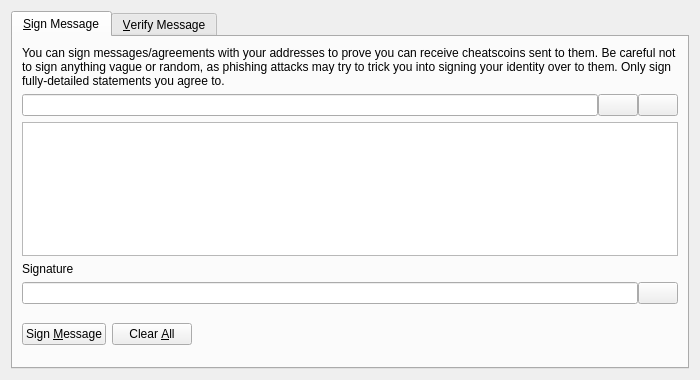
<?xml version="1.0" encoding="UTF-8"?>
<ui version="4.0">
 <class>SignVerifyMessageDialog</class>
 <widget class="QDialog" name="SignVerifyMessageDialog">
  <property name="geometry">
   <rect>
    <x>0</x>
    <y>0</y>
    <width>700</width>
    <height>380</height>
   </rect>
  </property>
  <property name="windowTitle">
   <string>Signatures - Sign / Verify a Message</string>
  </property>
  <property name="modal">
   <bool>true</bool>
  </property>
  <layout class="QVBoxLayout" name="verticalLayout">
   <item>
    <widget class="QTabWidget" name="tabWidget">
     <property name="currentIndex">
      <number>0</number>
     </property>
     <widget class="QWidget" name="tabSignMessage">
      <attribute name="title">
       <string>&amp;Sign Message</string>
      </attribute>
      <layout class="QVBoxLayout" name="verticalLayout_SM">
       <item>
        <widget class="QLabel" name="infoLabel_SM">
         <property name="text">
          <string>You can sign messages/agreements with your addresses to prove you can receive cheatscoins sent to them. Be careful not to sign anything vague or random, as phishing attacks may try to trick you into signing your identity over to them. Only sign fully-detailed statements you agree to.</string>
         </property>
         <property name="textFormat">
          <enum>Qt::PlainText</enum>
         </property>
         <property name="wordWrap">
          <bool>true</bool>
         </property>
        </widget>
       </item>
       <item>
        <layout class="QHBoxLayout" name="horizontalLayout_1_SM">
         <property name="spacing">
          <number>0</number>
         </property>
         <item>
          <widget class="QValidatedLineEdit" name="addressIn_SM">
           <property name="toolTip">
            <string>The Cheatscoin address to sign the message with</string>
           </property>
          </widget>
         </item>
         <item>
          <widget class="QPushButton" name="addressBookButton_SM">
           <property name="toolTip">
            <string>Choose previously used address</string>
           </property>
           <property name="text">
            <string/>
           </property>
           <property name="icon">
            <iconset resource="../bitcoin.qrc">
             <normaloff>:/icons/address-book</normaloff>:/icons/address-book</iconset>
           </property>
           <property name="shortcut">
            <string>Alt+A</string>
           </property>
           <property name="autoDefault">
            <bool>false</bool>
           </property>
          </widget>
         </item>
         <item>
          <widget class="QPushButton" name="pasteButton_SM">
           <property name="toolTip">
            <string>Paste address from clipboard</string>
           </property>
           <property name="text">
            <string/>
           </property>
           <property name="icon">
            <iconset resource="../bitcoin.qrc">
             <normaloff>:/icons/editpaste</normaloff>:/icons/editpaste</iconset>
           </property>
           <property name="shortcut">
            <string>Alt+P</string>
           </property>
           <property name="autoDefault">
            <bool>false</bool>
           </property>
          </widget>
         </item>
        </layout>
       </item>
       <item>
        <widget class="QPlainTextEdit" name="messageIn_SM">
         <property name="toolTip">
          <string>Enter the message you want to sign here</string>
         </property>
        </widget>
       </item>
       <item>
        <widget class="QLabel" name="signatureLabel_SM">
         <property name="text">
          <string>Signature</string>
         </property>
         <property name="textFormat">
          <enum>Qt::PlainText</enum>
         </property>
        </widget>
       </item>
       <item>
        <layout class="QHBoxLayout" name="horizontalLayout_2_SM">
         <property name="spacing">
          <number>0</number>
         </property>
         <item>
          <widget class="QLineEdit" name="signatureOut_SM">
           <property name="font">
            <font>
             <italic>true</italic>
            </font>
           </property>
           <property name="readOnly">
            <bool>true</bool>
           </property>
          </widget>
         </item>
         <item>
          <widget class="QPushButton" name="copySignatureButton_SM">
           <property name="toolTip">
            <string>Copy the current signature to the system clipboard</string>
           </property>
           <property name="text">
            <string/>
           </property>
           <property name="icon">
            <iconset resource="../bitcoin.qrc">
             <normaloff>:/icons/editcopy</normaloff>:/icons/editcopy</iconset>
           </property>
           <property name="autoDefault">
            <bool>false</bool>
           </property>
          </widget>
         </item>
        </layout>
       </item>
       <item>
        <layout class="QHBoxLayout" name="horizontalLayout_3_SM">
         <item>
          <widget class="QPushButton" name="signMessageButton_SM">
           <property name="toolTip">
            <string>Sign the message to prove you own this Cheatscoin address</string>
           </property>
           <property name="text">
            <string>Sign &amp;Message</string>
           </property>
           <property name="icon">
            <iconset resource="../bitcoin.qrc">
             <normaloff>:/icons/edit</normaloff>:/icons/edit</iconset>
           </property>
           <property name="autoDefault">
            <bool>false</bool>
           </property>
          </widget>
         </item>
         <item>
          <widget class="QPushButton" name="clearButton_SM">
           <property name="toolTip">
            <string>Reset all sign message fields</string>
           </property>
           <property name="text">
            <string>Clear &amp;All</string>
           </property>
           <property name="icon">
            <iconset resource="../bitcoin.qrc">
             <normaloff>:/icons/remove</normaloff>:/icons/remove</iconset>
           </property>
           <property name="autoDefault">
            <bool>false</bool>
           </property>
          </widget>
         </item>
         <item>
          <spacer name="horizontalSpacer_1_SM">
           <property name="orientation">
            <enum>Qt::Horizontal</enum>
           </property>
           <property name="sizeHint" stdset="0">
            <size>
             <width>40</width>
             <height>48</height>
            </size>
           </property>
          </spacer>
         </item>
         <item>
          <widget class="QLabel" name="statusLabel_SM">
           <property name="font">
            <font>
             <weight>75</weight>
             <bold>true</bold>
            </font>
           </property>
           <property name="text">
            <string/>
           </property>
           <property name="wordWrap">
            <bool>true</bool>
           </property>
          </widget>
         </item>
         <item>
          <spacer name="horizontalSpacer_2_SM">
           <property name="orientation">
            <enum>Qt::Horizontal</enum>
           </property>
           <property name="sizeHint" stdset="0">
            <size>
             <width>40</width>
             <height>48</height>
            </size>
           </property>
          </spacer>
         </item>
        </layout>
       </item>
      </layout>
     </widget>
     <widget class="QWidget" name="tabVerifyMessage">
      <attribute name="title">
       <string>&amp;Verify Message</string>
      </attribute>
      <layout class="QVBoxLayout" name="verticalLayout_VM">
       <item>
        <widget class="QLabel" name="infoLabel_VM">
         <property name="text">
          <string>Enter the receiver's address, message (ensure you copy line breaks, spaces, tabs, etc. exactly) and signature below to verify the message. Be careful not to read more into the signature than what is in the signed message itself, to avoid being tricked by a man-in-the-middle attack. Note that this only proves the signing party receives with the address, it cannot prove sendership of any transaction!</string>
         </property>
         <property name="textFormat">
          <enum>Qt::PlainText</enum>
         </property>
         <property name="alignment">
          <set>Qt::AlignLeading|Qt::AlignLeft|Qt::AlignTop</set>
         </property>
         <property name="wordWrap">
          <bool>true</bool>
         </property>
        </widget>
       </item>
       <item>
        <layout class="QHBoxLayout" name="horizontalLayout_1_VM">
         <property name="spacing">
          <number>0</number>
         </property>
         <item>
          <widget class="QValidatedLineEdit" name="addressIn_VM">
           <property name="toolTip">
            <string>The Cheatscoin address the message was signed with</string>
           </property>
          </widget>
         </item>
         <item>
          <widget class="QPushButton" name="addressBookButton_VM">
           <property name="toolTip">
            <string>Choose previously used address</string>
           </property>
           <property name="text">
            <string/>
           </property>
           <property name="icon">
            <iconset resource="../bitcoin.qrc">
             <normaloff>:/icons/address-book</normaloff>:/icons/address-book</iconset>
           </property>
           <property name="shortcut">
            <string>Alt+A</string>
           </property>
           <property name="autoDefault">
            <bool>false</bool>
           </property>
          </widget>
         </item>
        </layout>
       </item>
       <item>
        <widget class="QPlainTextEdit" name="messageIn_VM"/>
       </item>
       <item>
        <widget class="QValidatedLineEdit" name="signatureIn_VM"/>
       </item>
       <item>
        <layout class="QHBoxLayout" name="horizontalLayout_2_VM">
         <item>
          <widget class="QPushButton" name="verifyMessageButton_VM">
           <property name="toolTip">
            <string>Verify the message to ensure it was signed with the specified Cheatscoin address</string>
           </property>
           <property name="text">
            <string>Verify &amp;Message</string>
           </property>
           <property name="icon">
            <iconset resource="../bitcoin.qrc">
             <normaloff>:/icons/transaction_0</normaloff>:/icons/transaction_0</iconset>
           </property>
           <property name="autoDefault">
            <bool>false</bool>
           </property>
          </widget>
         </item>
         <item>
          <widget class="QPushButton" name="clearButton_VM">
           <property name="toolTip">
            <string>Reset all verify message fields</string>
           </property>
           <property name="text">
            <string>Clear &amp;All</string>
           </property>
           <property name="icon">
            <iconset resource="../bitcoin.qrc">
             <normaloff>:/icons/remove</normaloff>:/icons/remove</iconset>
           </property>
           <property name="autoDefault">
            <bool>false</bool>
           </property>
          </widget>
         </item>
         <item>
          <spacer name="horizontalSpacer_1_VM">
           <property name="orientation">
            <enum>Qt::Horizontal</enum>
           </property>
           <property name="sizeHint" stdset="0">
            <size>
             <width>40</width>
             <height>48</height>
            </size>
           </property>
          </spacer>
         </item>
         <item>
          <widget class="QLabel" name="statusLabel_VM">
           <property name="font">
            <font>
             <weight>75</weight>
             <bold>true</bold>
            </font>
           </property>
           <property name="text">
            <string/>
           </property>
           <property name="wordWrap">
            <bool>true</bool>
           </property>
          </widget>
         </item>
         <item>
          <spacer name="horizontalSpacer_2_VM">
           <property name="orientation">
            <enum>Qt::Horizontal</enum>
           </property>
           <property name="sizeHint" stdset="0">
            <size>
             <width>40</width>
             <height>48</height>
            </size>
           </property>
          </spacer>
         </item>
        </layout>
       </item>
      </layout>
     </widget>
    </widget>
   </item>
  </layout>
 </widget>
 <customwidgets>
  <customwidget>
   <class>QValidatedLineEdit</class>
   <extends>QLineEdit</extends>
   <header>qt/qvalidatedlineedit.h</header>
  </customwidget>
 </customwidgets>
 <resources>
  <include location="../bitcoin.qrc"/>
 </resources>
 <connections/>
</ui>
